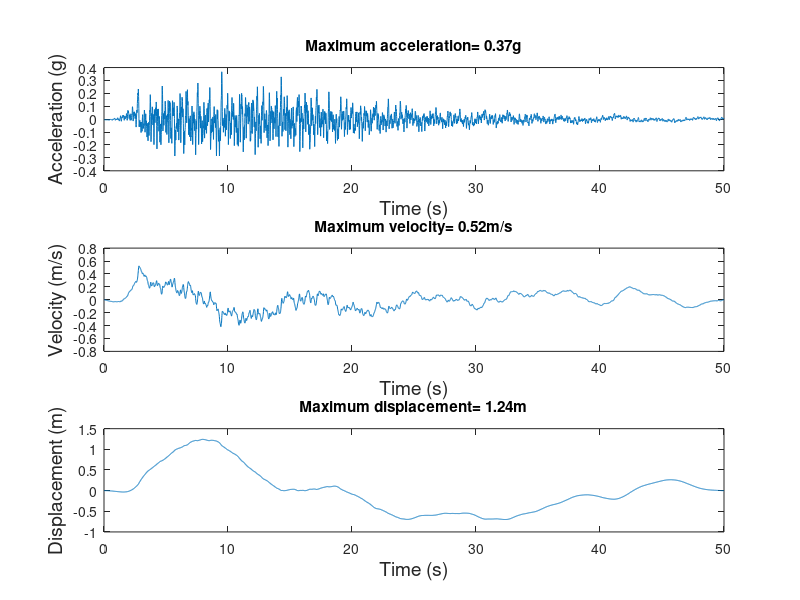
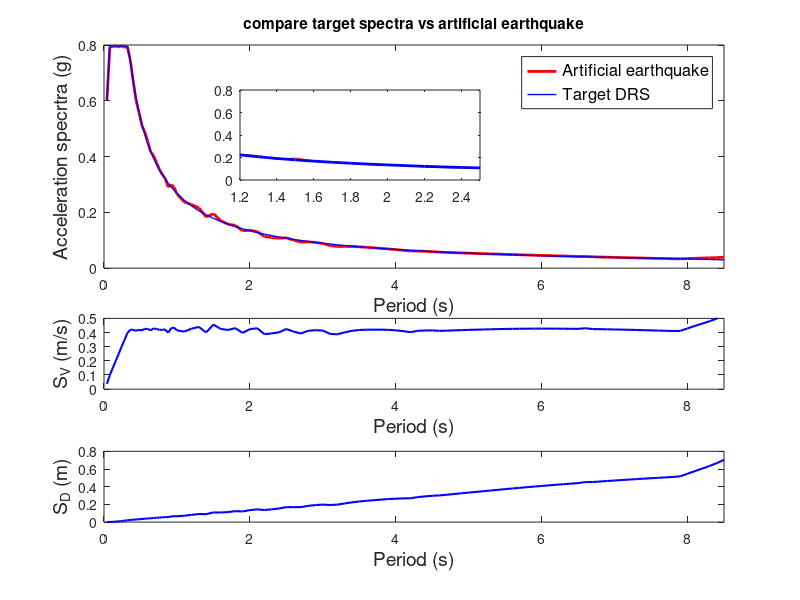
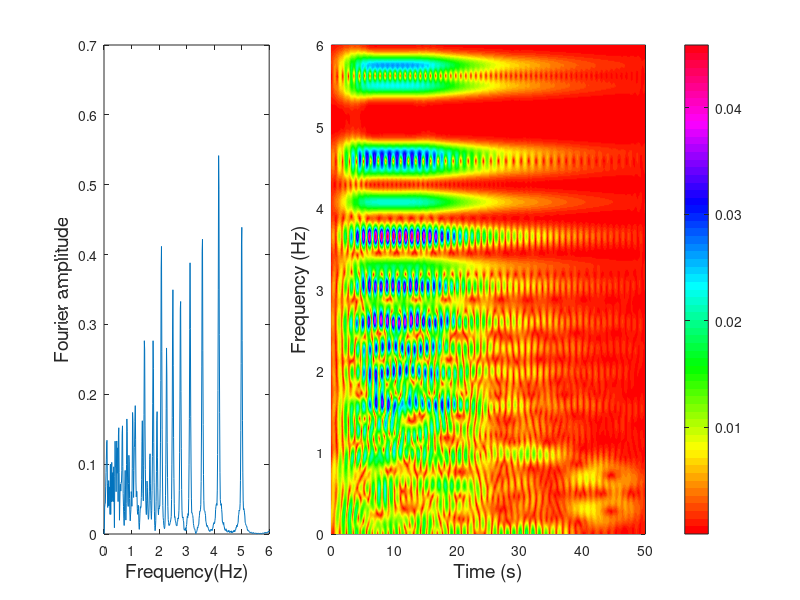
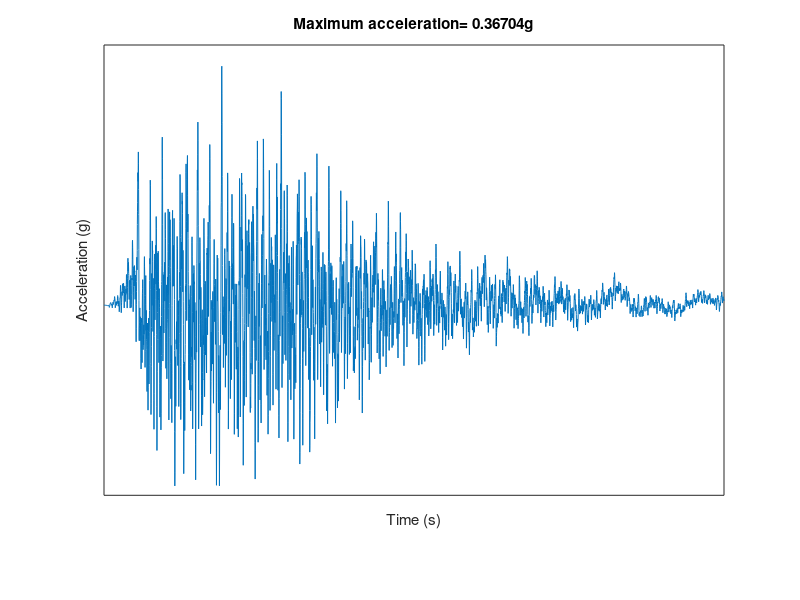

These charts were generated, in order, by the following MATLAB code:
%Author Pouya Tavakoli
%Article: Generating synthetic ground motions reaching target spectrum with
%the optimization approach (2023)
clc;clear;close all
%in this file the detail information of the generated earthquake is
%extracted
load sandiegoAspectra.txt; % loading the target spectra.
targetspectra=sandiegoAspectra;
TT=load('eathquakeperiod.txt'); %loading the period sampling
T=TT';
load xmin.txt;%the optimum values for the optimization variables
xmin=xmin';
NN=100;                 % number of the Cosine Function which sum togheter for generating articifical earthquake
t=0:0.01:50;            % duration of the earthquake
Td=max(t);
DR=0.05;                % the viscous damping value for calculating acceleration spectra
dt=0.01;                % time intervals for calculation respanse spectrum with Duhamel's integral       
fq=1./T;
%------------------------------------------------------------------------------------------------------
for k=1:1:NN
%      u means acceleration on the gorund
u(k,:)=xmin(1,k)*cos(((2*pi)/(TT(k)))*t+xmin(1,k+100));
% if k<12
%     figure(1) 
%     plot(t,u)
%     xlim([0 4])
% %     ylim([-0.035 0.035])
%     xlabel('Time(s)') 
%     ylabel('acceleration(g)') 
%     title('value of each frequency between 0.15HZ to 1.65HZ') 
%     grid on
%     grid on
%     drawnow
%     pause(0.3)
% end
%figure one shows the amplitude and phase angles of the first 12 Cosine
%Functions
end
uu=sum(u);
% ENV =(t.^2/16).*(t<4)+1.*(4<t & t<35)+exp(-0.0357*(t-35)).*(35<t & t<80)+(0.05+0.0000938*(120-t).^2).*(t>80);
% envelope type B
ENV =(t.^2/16).*(t<4)+1.*(4<t & t<15)+exp(-0.0992*(t-15)).*(15<t & t<30)+(0.05+0.0005*(50-t).^2).*(t>30);
uddg=uu.*ENV;   % generation non-stationary earthquake

% figure(2) % show the type B of Envelope function 
% plot(t,ENV) 
% xlabel('Time(s)') 
% ylabel('ENVELOPE FUNCTION') 
% title('ENVELOPE') 
% grid on

% figure(3)
% plot(t,uu)
% xlabel('Time(s)') 
% ylabel('acceleration(g)') 
% title('earthquake record with stationary waves') 
% grid on
%----------------------------------------------------------------------------------
 % modification of base line and velocity

A1=trapz(t,uddg);
A2=trapz(t,uddg.*t);
A3=trapz(t,uddg.*(t.^2));

KK=[1 Td/2 (Td^2)/3 ; 0.5 Td/3 (Td^2)/4 ; 1/3 Td/4 (Td^2)/5 ];
FF=[A1./Td; A2/(Td^2); A3/(Td^3)];
CC=inv(KK)*FF;    
EE=CC(1)+CC(2)*t+CC(3)*(t.*t);
 uddg_corrected=uddg-EE;
 velocity_corrected=cumtrapz(t,uddg_corrected*9.81);  %product9.81 because acceleration calculated based on g
 displacement_coreected=cumtrapz(t,velocity_corrected);
 
  figure(4)
    plot(t,uddg_corrected) %the acceleration of corrected earthquake is plotted
    xlabel('Time (s)')
ylabel('Acceleration (g)')
maxuddg=max(abs(uddg_corrected));
 title(['Maximum acceleration= ', num2str(maxuddg),'g'])
    grid on
    set(gca,'XTick',[], 'YTick', [])
 figure(5)
    plot(t,velocity_corrected) %the velocity of corrected earthquake is plotted
    xlabel('Time (s)')
ylabel('Velocity (m/s)')
maxvelocity=max(abs(velocity_corrected));
 title(['Maximum velocity= ', num2str(maxvelocity),'m/s'])
 grid on
    
    figure(6)
    plot(t,displacement_coreected) %the displacement of corrected earthquake is plotted
    xlabel('Time (s)')
ylabel('Displacement (m)')
maxdisp=max(abs(displacement_coreected));
 title(['Maximum displacement= ', num2str(maxdisp),'m'])
    grid on
    uddg_corrected=uddg_corrected';
    save uddgfinal.txt uddg_corrected -ascii  % the accelration of earthquake is saved
    %-----------------------------------------------------
    PlotPos = [1 1 20 20];
hFig1 = figure(30); %plotting displacement, velocity and acceleration of earthquake
set(hFig1,'units','centimeters','position',PlotPos)
hold on
   subplot(3,1,1)
     plot(t,uddg_corrected)
    xlabel('Time (s)','FontSize',14)
ylabel('Acceleration (g)','FontSize',14)
maxuddg=max(abs(uddg_corrected));
 title(['Maximum acceleration= ', num2str(maxuddg,'%.2f'),'g'],'FontSize',11)
 subplot(3,1,2)
  plot(t,velocity_corrected)
    xlabel('Time (s)','FontSize',14)
ylabel('Velocity (m/s)','FontSize',14)
maxvelocity=max(abs(velocity_corrected));
 title(['Maximum velocity= ', num2str(maxvelocity,'%.2f'),'m/s'],'FontSize',11)
 subplot(3,1,3)
    plot(t,displacement_coreected)
    xlabel('Time (s)','FontSize',14)
ylabel('Displacement (m)','FontSize',14)
maxdisp=max(abs(displacement_coreected));
 title(['Maximum displacement= ', num2str(maxdisp,'%.2f'),'m'],'FontSize',11)
   print(gcf,'1-article.png','-dpng','-r500');  
% -----------------------------------------------------------------------------------------------------------
nn=length(uddg);
us(1)=0;
usdot(1)=0;
A=zeros(1,numel(T));V=zeros(1,numel(T));D=zeros(1,numel(T));
for i=1:length(T);
    ws=(2*pi)/T(i);
    wD=ws*sqrt(1-(DR)^2);
    A1=exp(-DR*ws*dt)*(DR*sin(wD*dt)/(1-DR^2)^0.5+cos(wD*dt));
    B=exp(-DR*ws*dt)*(sin(wD*dt)/wD);
    C=-(1/ws)^2*(2*DR/ws/dt+exp(-DR*ws*dt)*(((1-2*DR^2)/wD/dt-DR/(1-DR^2)^0.5)*sin(wD*dt)-(1+2*DR/ws/dt)*cos(wD*dt)));
    D1=-(1/ws)^2*(1-2*DR/ws/dt+exp(-DR*ws*dt)*(((-1+2*DR^2)/wD/dt)*sin(wD*dt)+(2*DR/ws/dt)*cos(wD*dt)));
    a=-exp(-DR*ws*dt)*(ws*sin(wD*dt)/(1-DR^2)^0.5);
    b=exp(-DR*ws*dt)*(-DR*sin(wD*dt)/(1-DR^2)^0.5+cos(wD*dt));
    c=-(1/ws)^2*(-1/dt+exp(-DR*ws*dt)*((ws/(1-DR^2)^0.5+DR/(1-DR^2)^0.5/dt)*sin(wD*dt)+cos(wD*dt)/dt));
    d=-(1/ws)^2/dt*(1-exp(-DR*ws*dt)*(DR*sin(wD*dt)/(1-DR^2)^0.5+cos(wD*dt)));
    for j=1:nn-1;
        us(j+1)=A1*us(j)+B*usdot(j)+C*uddg(j)+D1*uddg(j+1);
        usdot(j+1)=a*us(j)+b*usdot(j)+c*uddg(j)+d*uddg(j+1);
    end
     D(i)=max(abs(us));
     V(i)=ws.*D(i);
     A(i)=(ws^2).*D(i);
end
T=T';,D=D';,V=V';,A=A';
%--------------------------------------------------------------------------------------------------------
figure(8)
plot(T,A,'r','Linewidth',2)
hold on
plot(T,targetspectra,'b','Linewidth',1)
xlabel('Period (s)')
xlim([0 8.5])
ylabel('Acceleration specrtra (g)') 
title('compare target spectra vs artificial earthquake')
legend('Artificial earthquake','Target DRS')
grid on

figure(9)
plot(T,V*9.81,'b','Linewidth',1.5)   %product to 9.81 because acceleration was calculated based on g
xlim([0 8.5])
xlabel('Period (s)') 
ylabel('Velocity specrtra (m/s)') 
title('velocity spectra of Artificial Earthquake')
grid on

figure(10)
plot(T,D*9.81,'b','Linewidth',1.5) %product to 9.81 because acceleration was calculated based on g
xlim([0 8.5])
xlabel('Period (s)') 
ylabel('Displacement specrtra (m)') 
title('Displacement spectra of Artificial Earthquake')
grid on
%--------------------------------
   PlotPos = [1 1 20 20];
hFig1 = figure(40); 
set(hFig1,'units','centimeters','position',PlotPos)
hold on
subplot(4,1,[1 2])
plot(T,A,'r','Linewidth',2)
hold on
plot(T,targetspectra,'b','Linewidth',1)
xlabel('Period (s)','FontSize',14)
xlim([0 8.5])
ylabel('Acceleration specrtra (g)','FontSize',14) 
 title('compare target spectra vs artificial earthquake')
legend('Artificial earthquake','Target DRS','FontSize',12)
axes('position',[0.3, 0.7, 0.3, 0.15]);
plot(T,A,'r',T,targetspectra,'b','Linewidth',2)
xlim([1.2 2.5])
subplot(4,1,3)
plot(T,V*9.81,'b','Linewidth',1.5)   %product9.81 because acceleration calculated based on g
xlim([0 8.5])
xlabel('Period (s)','FontSize',14) 
ylabel('S_{V} (m/s)','FontSize',14)
ylim([0,0.5])
subplot(4,1,4)
plot(T,D*9.81,'b','Linewidth',1.5) %product9.81 because acceleration calculated based
xlim([0 8.5])
xlabel('Period (s)','FontSize',14) 
ylabel('S_{D} (m)','FontSize',14)
print(gcf,'2-article.png','-dpng','-r500');  
%---------------------------------------


figure(11)
na=length(uddg_corrected) ;
n=nextpow2(na) ;
ffta=fft(uddg_corrected,2^n);
ampffta=abs(ffta(1:length(ffta)/2))*0.01;
f=1/(2*0.01)*linspace(0,1,length(ampffta)) ;
plot(f,ampffta) ;
 xlim([0 6])
xlabel('Frequency(Hz)');
ylabel('Fourier amplitude');
 title('Frequency content of Artificial Earhquake ');
 grid on;


%% Spectogram of Artificial Earthquake(Sandiego-site:A)
tslide=0:0.1:max(t);
spect=[];
for j=1:length(tslide)  
    %wavelet func
w=0.5*exp(-0.05*pi*(t-tslide(j)).^2).*sin(pi*(t-tslide(j)));
%  figure(12)
%   subplot(3,1,1), plot(t,uddg_corrected,'b',t,w,'r')
%   xlabel('time(s)');
%  ylabel('acceleration');
%  title('earthquake record ');
%  grid on;
agw=w.*uddg_corrected';
%   subplot(3,1,2), plot(t,agw)
%   xlabel('time(s)');
%  ylabel('fraction of signal');
%  title('wavelet ');
%  grid on;
 fftwaveltet=fft(agw,2^n);
 ampfftwavelet=abs(fftwaveltet(1:length(fftwaveltet)/2))*0.01;
 f=1/(2*0.01)*linspace(0,1,length(ampfftwavelet));
 spect(j,:)=ampfftwavelet ;
%  subplot(3,1,3), plot(f,ampfftwavelet/max(ampfftwavelet)) ;
%  xlabel('Frequency(Hz)');
%  ylabel('fourier amplitude');
%  title('FFT');
%  xlim([0 16]);
%  grid on;
%  drawnow
%  pause(0.000001)
end
figure(13)
a=spect';
pcolor(tslide,f,a), shading interp;
set(gca);
colormap(hsv);
xlabel('Time (S)');
 ylabel('Frequency (HZ)');
 ylim([0 6]);
  title('Spectogram of Artificial Earthquake(Sandiego-site:A)');
% ----------------------------------------------------------------------
 PlotPos = [5 5 38 12];
hFig1 = figure(50); 
set(hFig1,'units','centimeters','position',PlotPos)
hold on
subplot(1,3,1)
plot(f,ampffta) ;
 xlim([0 6])
xlabel('Frequency(Hz)','FontSize',14);
ylabel('Fourier amplitude','FontSize',14);
subplot(1,3,[2 3])
pcolor(tslide,f,a), shading interp;
set(gca);
colormap(hsv);
colorbar
xlabel('Time (s)','FontSize',14);
 ylabel('Frequency (Hz)','FontSize',14);
 ylim([0 6]);
  print(gcf,'3-article.png','-dpng','-r150');  
 %% relative error (using equation 30 in the article)
 delta= A-targetspectra;
 norm_delta=norm (delta);
 norm_target=norm (targetspectra);
 relative_error= (norm_delta/norm_target)*100








